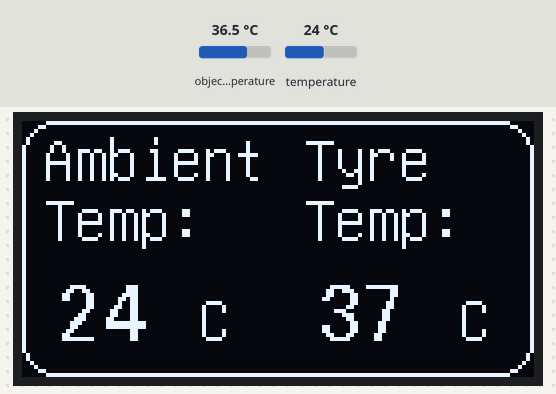
This sketch was run on a simulated Arduino Uno, built with avr-gcc and run on an emulated ATmega328P. On the bench: 128×64 one-colour display. Inputs (shaded band) come from the test bench; at power-on: object temperature 36.5 °C, temperature 24 °C.

Above: at 5.1 s.
5.2 s: object temperature set to 20 °C
At 6.4 s:
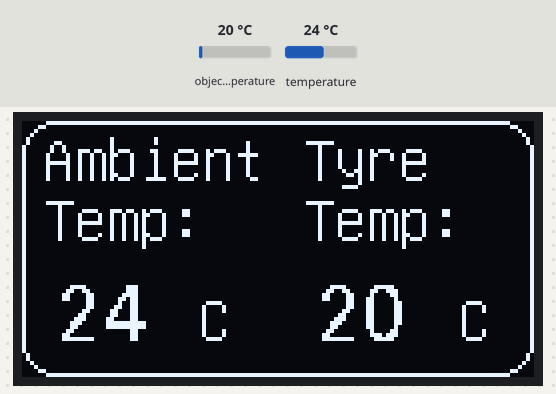
7.0 s: temperature set to 12 °C
At 8.5 s:
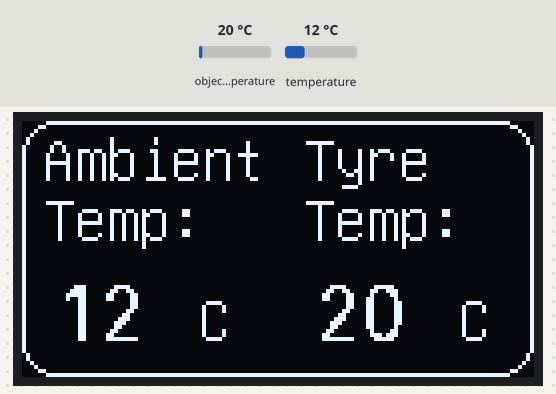
9.1 s: object temperature set to 26 °C
At 10.9 s:
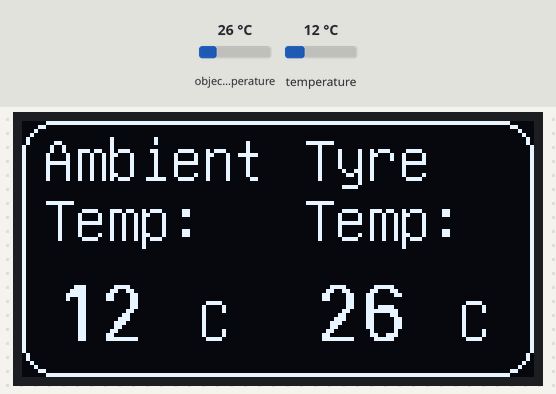
11.2 s: temperature set to 19 °C
At 12.4 s:
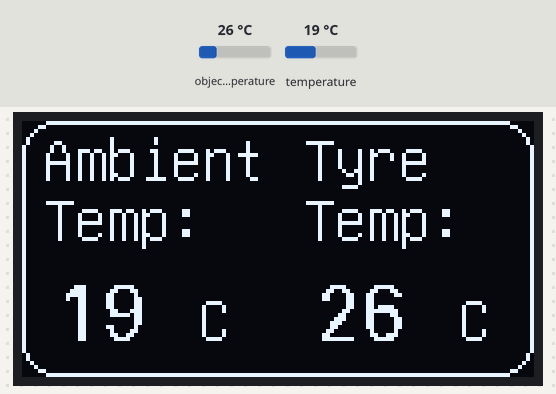
Timing chart, 0 to 14.2 s (numbered marks = the images above; inputs shaded):
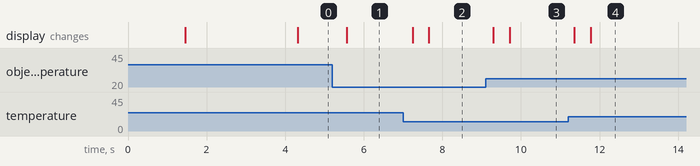

Measured:
- after the input at 5.2 s, the display: changes after 0.37 s (image 1)
- after the input at 7.0 s, the display: first changes after 0.24 s (image 2 shows a later state)
- after the input at 9.1 s, the display: first changes after 0.20 s (image 3 shows a later state)
- after the input at 11.2 s, the display: first changes after 0.16 s (image 4 shows a later state)

The sketch:

TempSensorV2_130_OLED.ino
```cpp
#include <Wire.h> // This library allows communication with I2C devices


#include <Adafruit_MLX90614.h> // Temp sensor library

Adafruit_MLX90614 mlx = Adafruit_MLX90614(); // Defines temp sensor as "mlx"


#include <U8glib.h> // U8glib library for OLED with SH1106 Driver

U8GLIB_SH1106_128X64 u8g(U8G_I2C_OPT_NONE); // Creates object "u8g"


// Bitmap of Suzuki Bandit Logo, 128x64px created on http://javl.github.io/image2cpp/ changes BMP file --> byte array for monochrome display

const unsigned char PROGMEM BanditLogo [] = {
0xff, 0xff, 0xff, 0xff, 0xff, 0xff, 0xff, 0xff, 0xff, 0xff, 0xff, 0xff, 0xff, 0xff, 0xff, 0xff,
0xff, 0xff, 0xff, 0xff, 0xff, 0xff, 0xff, 0xff, 0xff, 0xff, 0xff, 0xff, 0xff, 0xff, 0xff, 0xff,
0xff, 0xff, 0xff, 0xff, 0xff, 0xff, 0xff, 0xff, 0xff, 0xff, 0xff, 0xff, 0xff, 0xff, 0xff, 0xff,
0xff, 0xff, 0xff, 0xff, 0xff, 0xff, 0xff, 0xff, 0xff, 0xff, 0xff, 0xff, 0xff, 0xff, 0xff, 0xff,
0xff, 0xff, 0xff, 0xff, 0xff, 0xff, 0xff, 0xff, 0xff, 0xff, 0xff, 0xff, 0xff, 0xff, 0xff, 0xff,
0xff, 0xff, 0xff, 0xff, 0xff, 0xff, 0xff, 0xff, 0xff, 0xff, 0xff, 0xff, 0xff, 0xff, 0xff, 0xff,
0xff, 0xff, 0xff, 0xff, 0xff, 0xff, 0xff, 0xff, 0xff, 0xff, 0xff, 0xff, 0xff, 0xff, 0xff, 0xff,
0xff, 0xff, 0xff, 0xff, 0xff, 0xff, 0xff, 0xff, 0xff, 0xff, 0xff, 0xff, 0xff, 0xff, 0xff, 0xff,
0xff, 0xff, 0xff, 0xff, 0xff, 0xff, 0xff, 0xff, 0xff, 0xff, 0xff, 0xff, 0xff, 0xff, 0xff, 0xff,
0xff, 0xff, 0xff, 0xff, 0xff, 0xff, 0xff, 0xff, 0xff, 0xff, 0xff, 0xff, 0xff, 0xff, 0xff, 0xff,
0xff, 0xff, 0xff, 0xff, 0xff, 0xff, 0xff, 0xff, 0xff, 0xff, 0xff, 0xff, 0xff, 0xff, 0xff, 0xff,
0xff, 0xff, 0xff, 0xff, 0xff, 0xff, 0xff, 0xff, 0xff, 0xff, 0xff, 0xff, 0xff, 0xff, 0xff, 0xff,
0xff, 0xff, 0xff, 0xff, 0xff, 0xff, 0xff, 0xff, 0xff, 0xff, 0xff, 0xff, 0xff, 0xff, 0xff, 0xff,
0xff, 0xff, 0xff, 0xff, 0xff, 0xff, 0xff, 0xff, 0xff, 0xff, 0xff, 0xff, 0xff, 0xff, 0xff, 0xff,
0xff, 0xff, 0xff, 0xff, 0xff, 0xff, 0xff, 0xff, 0xff, 0xff, 0xff, 0xff, 0xff, 0xff, 0xff, 0xff,
0xff, 0xff, 0xff, 0xff, 0xff, 0xff, 0xff, 0xff, 0xff, 0xff, 0xff, 0xff, 0xff, 0xff, 0xff, 0xff,
0xff, 0xff, 0xff, 0xff, 0xff, 0xff, 0xff, 0xff, 0xff, 0xff, 0xff, 0xff, 0xff, 0xff, 0xff, 0xff,
0xff, 0xff, 0xff, 0xff, 0xff, 0xff, 0xff, 0xff, 0xff, 0xff, 0xff, 0xff, 0xff, 0xff, 0xff, 0xff,
0xff, 0xff, 0xff, 0xff, 0xff, 0xff, 0xff, 0xff, 0xff, 0xff, 0xff, 0xff, 0xff, 0xff, 0xff, 0xff,
0xff, 0xff, 0xff, 0xc0, 0x03, 0xff, 0xff, 0xff, 0xff, 0xff, 0xff, 0xff, 0xff, 0xff, 0xff, 0xff,
0xff, 0xff, 0xc0, 0x00, 0x00, 0x3f, 0xff, 0xff, 0xff, 0xff, 0xff, 0xff, 0xff, 0xff, 0xff, 0xff,
0xff, 0xc0, 0x00, 0x00, 0x00, 0x3f, 0xff, 0xff, 0xff, 0xfc, 0xff, 0xff, 0xe7, 0xff, 0xff, 0xff,
0xfc, 0x00, 0x00, 0x00, 0x00, 0x3f, 0xff, 0xff, 0xff, 0xf9, 0xff, 0xff, 0xcf, 0xff, 0xff, 0xff,
0xfc, 0x0f, 0xff, 0x8f, 0x00, 0xff, 0xff, 0xff, 0xff, 0xf3, 0xf8, 0xff, 0x9f, 0xff, 0xff, 0xff,
0xff, 0xff, 0xfe, 0x1c, 0x03, 0xff, 0xff, 0xff, 0xff, 0xc7, 0xf1, 0xff, 0x38, 0x7f, 0xff, 0xff,
0xff, 0xff, 0xf8, 0x70, 0x1f, 0xff, 0xff, 0xff, 0xff, 0x8f, 0xe1, 0xfc, 0x00, 0xff, 0xff, 0xff,
0xff, 0xff, 0xe0, 0x00, 0x1f, 0xff, 0xff, 0xff, 0xff, 0x1f, 0xc7, 0xf8, 0x03, 0xf7, 0x39, 0xcf,
0xff, 0xfe, 0x00, 0x00, 0x0f, 0xff, 0xff, 0xff, 0xfe, 0x3f, 0x8f, 0xc0, 0x33, 0x46, 0x11, 0x8f,
0xff, 0xc0, 0x00, 0x00, 0x0f, 0xff, 0xff, 0xff, 0xfc, 0x7f, 0xff, 0x00, 0xf3, 0x46, 0x00, 0x0f,
0xff, 0xc0, 0x3f, 0xf8, 0x1f, 0x1f, 0xff, 0xff, 0xe0, 0x7f, 0xcf, 0x03, 0xf2, 0x64, 0x84, 0x2f,
0xff, 0xf0, 0x7f, 0xf8, 0x38, 0x0f, 0xce, 0x3f, 0x00, 0xff, 0x9f, 0x87, 0xf0, 0x67, 0x04, 0x4f,
0xff, 0xe1, 0xff, 0xe0, 0x60, 0x0f, 0x88, 0x3c, 0x01, 0xfe, 0x1f, 0x0f, 0xe0, 0x6f, 0x08, 0x4f,
0xff, 0x83, 0xff, 0x81, 0xc6, 0x1e, 0x00, 0x78, 0x41, 0xf8, 0x3e, 0x0f, 0xe0, 0xce, 0x48, 0x4f,
0xff, 0x07, 0xfe, 0x07, 0x0c, 0x10, 0x00, 0x60, 0x81, 0xe0, 0x7c, 0x0f, 0x80, 0xce, 0x48, 0x4f,
0xfe, 0x0f, 0xf0, 0x0e, 0x00, 0x00, 0x00, 0x40, 0x00, 0x00, 0x70, 0x00, 0x00, 0xcc, 0x08, 0x1f,
0xfc, 0x0f, 0x80, 0x7c, 0x00, 0x00, 0x30, 0x00, 0x00, 0x00, 0x00, 0x00, 0x6c, 0x88, 0x02, 0x1f,
0xf8, 0x00, 0x01, 0xfc, 0x06, 0x08, 0xe0, 0x00, 0x80, 0x30, 0x04, 0x01, 0xcc, 0x00, 0x42, 0x3f,
0xf0, 0x00, 0x07, 0xfc, 0x3e, 0x73, 0xf0, 0x47, 0xc1, 0xf0, 0x3e, 0x0f, 0xed, 0xff, 0xef, 0x7f,
0xf0, 0x00, 0x3f, 0xff, 0xff, 0xff, 0xff, 0xff, 0xff, 0xff, 0xff, 0xff, 0xff, 0xff, 0xff, 0xff,
0xe0, 0x00, 0xff, 0xff, 0xff, 0xff, 0xff, 0xff, 0xff, 0xff, 0xff, 0xff, 0xff, 0xff, 0xff, 0xff,
0xf0, 0x0f, 0xff, 0xff, 0xff, 0xff, 0xff, 0xff, 0xff, 0xff, 0xff, 0xff, 0xff, 0xff, 0xff, 0xff,
0xf9, 0xff, 0xff, 0xff, 0xff, 0xff, 0xff, 0xff, 0xff, 0xff, 0xff, 0xff, 0xff, 0xff, 0xff, 0xff,
0xff, 0xff, 0xff, 0xff, 0xff, 0xff, 0xff, 0xff, 0xff, 0xff, 0xff, 0xff, 0xff, 0xff, 0xff, 0xff,
0xff, 0xff, 0xff, 0xff, 0xff, 0xff, 0xff, 0xff, 0xff, 0xff, 0xff, 0xff, 0xff, 0xff, 0xff, 0xff,
0xff, 0xff, 0xff, 0xff, 0xff, 0xff, 0xff, 0xff, 0xff, 0xff, 0xff, 0xff, 0xff, 0xff, 0xff, 0xff,
0xff, 0xff, 0xff, 0xff, 0xff, 0xff, 0xff, 0xff, 0xff, 0xff, 0xff, 0xff, 0xff, 0xff, 0xff, 0xff,
0xff, 0xff, 0xff, 0xff, 0xff, 0xff, 0xff, 0xff, 0xff, 0xff, 0xff, 0xff, 0xff, 0xff, 0xff, 0xff,
0xff, 0xff, 0xff, 0xff, 0xff, 0xff, 0xff, 0xff, 0xff, 0xff, 0xff, 0xff, 0xff, 0xff, 0xff, 0xff,
0xff, 0xff, 0xff, 0xff, 0xff, 0xff, 0xff, 0xff, 0xff, 0xff, 0xff, 0xff, 0xff, 0xff, 0xff, 0xff,
0xff, 0xff, 0xff, 0xff, 0xff, 0xff, 0xff, 0xff, 0xff, 0xff, 0xff, 0xff, 0xff, 0xff, 0xff, 0xff,
0xff, 0xff, 0xff, 0xff, 0xff, 0xff, 0xff, 0xff, 0xff, 0xff, 0xff, 0xff, 0xff, 0xff, 0xff, 0xff,
0xff, 0xff, 0xff, 0xff, 0xff, 0xff, 0xff, 0xff, 0xff, 0xff, 0xff, 0xff, 0xff, 0xff, 0xff, 0xff,
0xff, 0xff, 0xff, 0xff, 0xff, 0xff, 0xff, 0xff, 0xff, 0xff, 0xff, 0xff, 0xff, 0xff, 0xff, 0xff,
0xff, 0xff, 0xff, 0xff, 0xff, 0xff, 0xff, 0xff, 0xff, 0xff, 0xff, 0xff, 0xff, 0xff, 0xff, 0xff,
0xff, 0xff, 0xff, 0xff, 0xff, 0xff, 0xff, 0xff, 0xff, 0xff, 0xff, 0xff, 0xff, 0xff, 0xff, 0xff,
0xff, 0xff, 0xff, 0xff, 0xff, 0xff, 0xff, 0xff, 0xff, 0xff, 0xff, 0xff, 0xff, 0xff, 0xff, 0xff,
0xff, 0xff, 0xff, 0xff, 0xff, 0xff, 0xff, 0xff, 0xff, 0xff, 0xff, 0xff, 0xff, 0xff, 0xff, 0xff,
0xff, 0xff, 0xff, 0xff, 0xff, 0xff, 0xff, 0xff, 0xff, 0xff, 0xff, 0xff, 0xff, 0xff, 0xff, 0xff,
0xff, 0xff, 0xff, 0xff, 0xff, 0xff, 0xff, 0xff, 0xff, 0xff, 0xff, 0xff, 0xff, 0xff, 0xff, 0xff,
0xff, 0xff, 0xff, 0xff, 0xff, 0xff, 0xff, 0xff, 0xff, 0xff, 0xff, 0xff, 0xff, 0xff, 0xff, 0xff,
0xff, 0xff, 0xff, 0xff, 0xff, 0xff, 0xff, 0xff, 0xff, 0xff, 0xff, 0xff, 0xff, 0xff, 0xff, 0xff,
0xff, 0xff, 0xff, 0xff, 0xff, 0xff, 0xff, 0xff, 0xff, 0xff, 0xff, 0xff, 0xff, 0xff, 0xff, 0xff,
0xff, 0xff, 0xff, 0xff, 0xff, 0xff, 0xff, 0xff, 0xff, 0xff, 0xff, 0xff, 0xff, 0xff, 0xff, 0xff,
0xff, 0xff, 0xff, 0xff, 0xff, 0xff, 0xff, 0xff, 0xff, 0xff, 0xff, 0xff, 0xff, 0xff, 0xff, 0xff

};


void setup()

{
  mlx.begin(); // Initializes IR temp sensor

  u8g.firstPage();
  do {

        u8g.drawBitmapP( 0, 0, 16, 64, BanditLogo);

     } while( u8g.nextPage() );

  delay(2500);
}

void loop()

{


  u8g.firstPage();
  do {

      u8g.drawRFrame(0, 0, 128, 64, 8); //Parameters: top left X-coord., top left Y-coord., width, height, corner radius

      u8g.setFont(u8g_font_unifont);

      u8g.drawStr(5, 15, "Ambient");
      u8g.drawStr(5, 30, "Temp:");

      u8g.drawStr(70, 15, "Tyre");
      u8g.drawStr(70, 30, "Temp:");

      u8g.drawStr(44, 55, "C");
      u8g.drawStr(109, 55, "C");

      u8g.setFont(u8g_font_fur14); // Change in font to increase size of number values

      u8g.setPrintPos(9, 55);
      u8g.print(round(mlx.readAmbientTempC())); // Displays object temp in C with round function

      u8g.setPrintPos(74, 55);
      u8g.print(round(mlx.readObjectTempC())); // Displays object temp in C with round function

    } while( u8g.nextPage() );

  delay(50);
}
```
